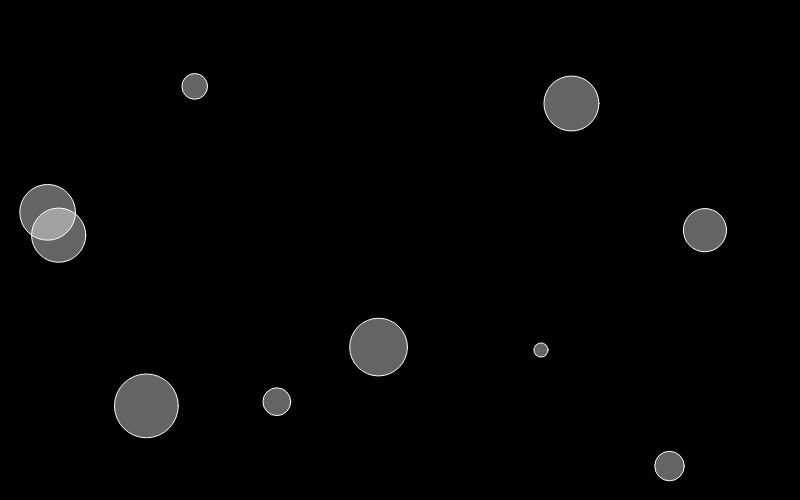
Frame 1 (no input)
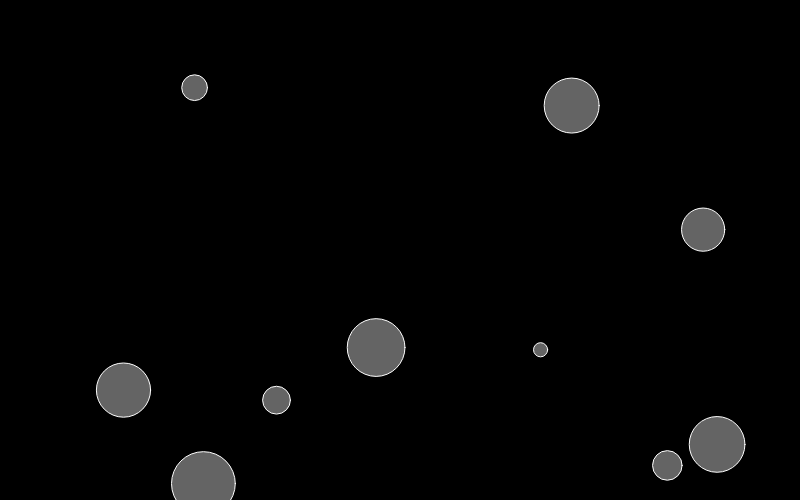
Frame 60 (no input)
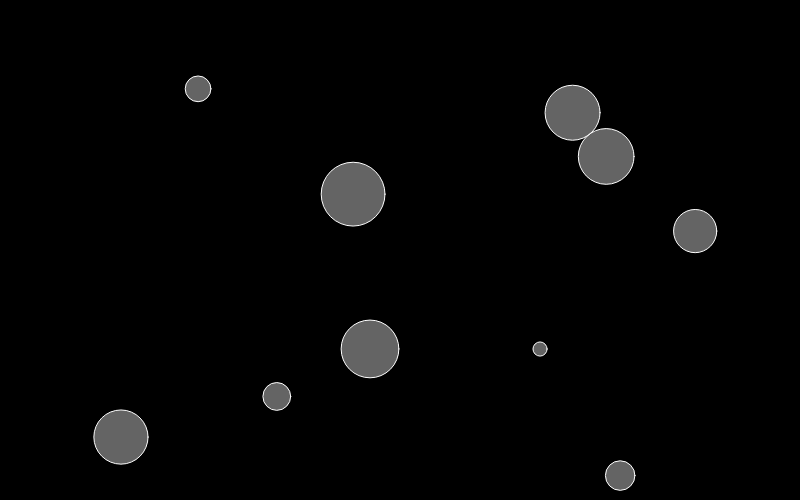
Frame 120 (the mouse pressed at the canvas centre since frame 60)

The p5.js sketch that drew these frames (run headless with seeded random() and noise() and a simulated clock; from frame 60 on, the mouse is pressed at the canvas centre):

// p5.js sketch
// ── sketch.js
var C_GRAVITY = 1;
var particles = [];


function setup() {
  createCanvas(800, 500);
  background(0);

  for (var i = 0; i < 10; i++) {
    particles.push(new Particle(random(width), random(height), random(1, 7))); // (x,y,mass)
  }

}


function draw() {
  background(0);


  for (var a = 0; a < particles.length; a++) {
    for (var b = 0; b < particles.length; b++) {
      if (a != b) {
        particles[a].applyAttraction(particles[b]);
      }
    }
    particles[a].update();
    particles[a].checkEdges();
    particles[a].display();
  }
}
// ── Particle.js
"use strict";

class Particle {
  constructor(x, y, m) {
    this.pos = createVector(x, y);
    this.vel = createVector(0, 0);
    this.acc = createVector(0, 0);
    this.rad = 5;
    this.mass = m;
  }
  applyForce(f) {
    f.div(this.mass);
    this.acc.add(f);
  }
  applyAttraction(other) {
    var distance = this.pos.dist(other.pos);
    var magnitude = (C_GRAVITY * this.mass * other.mass) / (distance * distance);
    var force = p5.Vector.sub(other.pos, this.pos);
    force.normalize();
    force.mult(magnitude);

    // let's add repulsion here
    if (distance < this.rad + 50) {
      force.mult(-1); // to flip
      force.mult(30); // to add more strength
    }
    this.acc.add(force);
    this.acc.limit(10);
    
  }
  checkEdges() {
    if (this.pos.x < 0) {
      this.pos.x = width;
    } else if (this.pos.x > width) {
      this.pos.x = 0;
    }
    if (this.pos.y < 0) {
      this.pos.y = height;
    } else if (this.pos.y > height) {
      this.pos.y = 0;
    }
  }
  update() {
    this.vel.add(this.acc); // vel = vel + acc;
    this.pos.add(this.vel); // pos = pos + vel;
    this.acc.mult(0); // acceleration has to be reset after being applied! ***
  }
  display() {
    push();
    translate(this.pos.x, this.pos.y);
    stroke(255);
    fill(255, 100);
    ellipse(0, 0, this.rad * 2 * this.mass, this.rad * 2 * this.mass);
    pop();
  }
}
